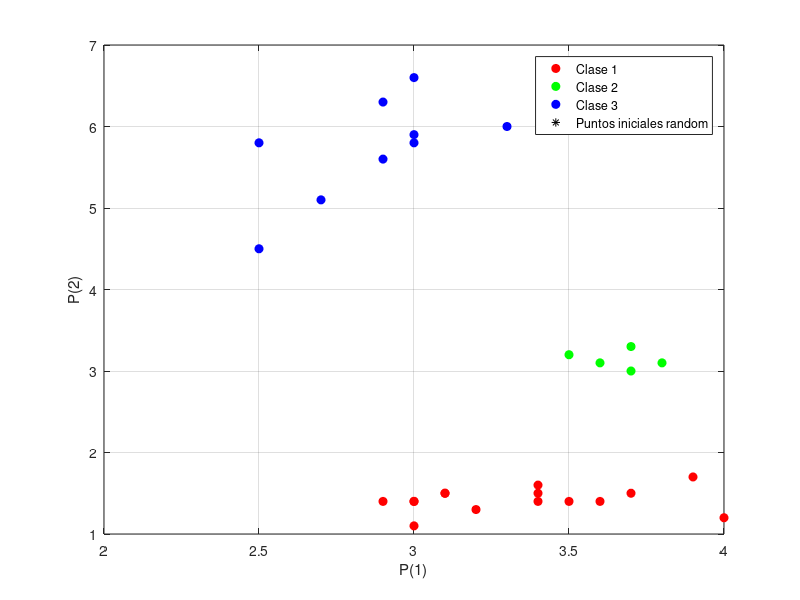

MATLAB code to generate this figure: (Note: this script raises an error after producing the figure.)
clc,clear all,close all
dat = fopen('Datacomp.dat');
Datacomp = textscan(dat, '%f %f %s');
fclose(dat);
Datos(:,1)=Datacomp{1};
Datos(:,2)=Datacomp{2};
DatosS=Datos(1:15,:);
DatosVS=Datos(16:20,:); 
DatosV=Datos(21:30,:); 
figure(1)
plot(DatosS(:,1),DatosS(:,2),'ro','markerFaceColor','r')
hold on 
plot(DatosVS(:,1),DatosVS(:,2),'go','markerFaceColor','g')
plot(DatosV(:,1),DatosV(:,2),'bo','markerFaceColor','b')

grid on;
xy=Datos';
cm=sum(xy,2)/length(xy(1,:)); 
w=rand(2,3); 
w(1,:)=w(1,:)+cm(1); 
w(2,:)=w(2,:)+cm(2);
alph=.5; 
plot(w(1,1),w(2,1),'*k',w(1,2),w(2,2),'*k',w(1,3),w(2,3),'*k')
xlabel('P(1)'),ylabel('P(2)'),legend('Clase 1','Clase 2','Clase 3','Puntos iniciales random')
C(1,:)=w(1,:);
C(2,:)=w(2,:);
pause;
while alph>.01
    for i=1:30
  numr=round(rand(1)*29)+1; 
  a=max(compet((sum(w.*w)'-(2*w'*xy(:,numr))+(xy(:,numr)'*xy(:,numr)))*-1).*[1:3]'); 
  w(:,a)=w(:,a)+alph*(xy(:,numr)-w(:,a)); %modifico los pesos  de la neurona ganadora
  alph=alph-.01; %decremento el valor de alpha
  plot(w(1,1),w(2,1),'pm',w(1,2),w(2,2),'hm',w(1,3),w(2,3),'vm') %grafico el movimiento que van teniendo los pesos
  pause(.06) %doy tiempo para que se despliegue lo anterior
    end
end
figure
plot(DatosS(:,1),DatosS(:,2),'ro','markerFaceColor','r')
hold on  
plot(DatosVS(:,1),DatosVS(:,2),'go','markerFaceColor','g')
plot(DatosV(:,1),DatosV(:,2),'bo','markerFaceColor','b')
grid on;
plot(C(1,1),C(2,1),'*m',C(1,2),C(2,2),'*m',C(1,3),C(2,3),'*m')
plot(w(1,1),w(2,1),'pk',w(1,2),w(2,2),'pk',w(1,3),w(2,3),'pk')
xlabel('P(1)'),ylabel('P(2)'),legend('Clase 1','Clase 2','Clase 3',...
'Puntos iniciales random','Puntos iniciales random','Puntos iniciales random','Centros de las Clases ')